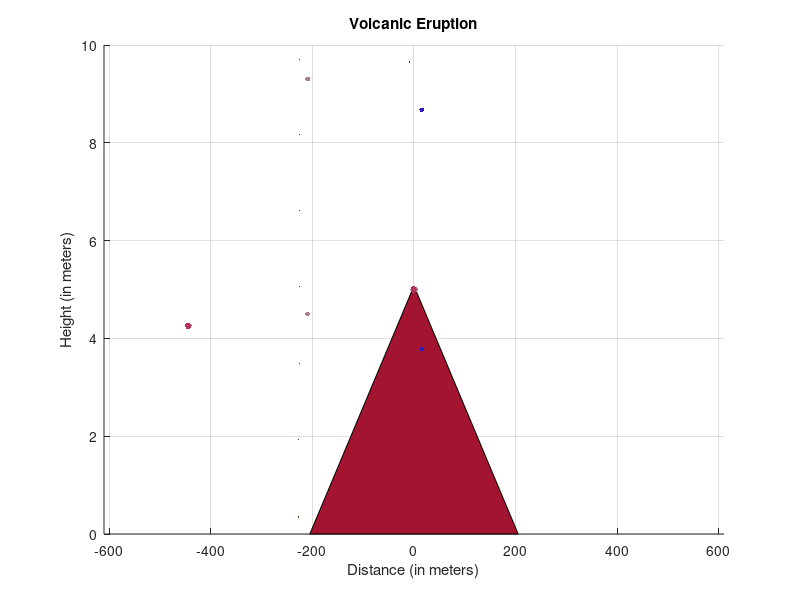

Write MATLAB code to recreate this figure.
%% Volcanic Eruption Simulation
% José Emilio Alvear Cantú

%% INITIALIZE VECTORS AND VARIABLES

% Clear figure 1
clf('reset')

% Gravity
g = 9.81;

% Ask for number of projectiles
projectile_count = input('\nHow many projectiles will there be? ');

% Ask for Volcano height
yo = input('\nWhat is the height of the volcano? (1000 meters recommended) ');

% Ask for the diamater of the crater
diameter = input('\nHow big is the diameter of the crater (100 meters recommended) ');

% Time
h = 0.08;
t = 0:h:50;
delay = zeros(projectile_count,1); %Initialize vector for the delay of each projectile

% Initialize vectors for magnitude and direction of each projectile
magnitude = zeros(projectile_count,1);
direction = zeros(projectile_count,1);

% Initialize vectors for the veolcity components
vx = zeros(projectile_count,length(t));
vy = zeros(projectile_count,length(t));

% Initialize vectors for positions
x = zeros(projectile_count,length(t));
y = zeros(projectile_count,length(t));

% Initialize vectors for masses, accelerations, and friction coefficients
b = zeros(projectile_count,1);
mass = zeros(projectile_count, 1);
axf = zeros(projectile_count,length(t));
ayf = zeros(projectile_count,length(t));

% Initialize vectos for the color of each projectile
color = zeros(projectile_count,3);

disp([' ']);

%% FILLING INITIAL VALUES OF THE VECTORS

for i = 1:projectile_count
    
    %Displays information of current projectile
    disp(['Tiro ' num2str((i))]);
    
    %Projectile magnitud
    magnitude(i) = randi([100 160]);
    disp(['Magnitude: ' num2str(magnitude(i))]);
    
    %Direction
    random_direction = randi([20 160]);
    disp(['Direction: ' num2str(random_direction)]);
    direction(i) = random_direction*pi/180; %convert to radians
    
    %Calculate initial velocities
    vx(i,1) = magnitude(i)*cos(direction(i)); %vo
    vy(i,1) = magnitude(i)*sin(direction(i));  %yo
    
    %Generate random initial position within the crater
    x(i,1) = randi([round(-diameter/2) round(diameter/2)]);  % xo
    disp(['Initial xo position: ' num2str(x(i,1))]);
    
    y(i,1) = yo;
    
    %Generate random mass and friction coefficient for each projectile
    b(i) = randi([1 5]);
    mass(i) = randi([10 60]);
    disp(['Mass: ' num2str(mass(i))]);
    disp(['Friction coefficient: ' num2str(b(i))]);
        
    % Generate random color for each projectile
    color(i,1) = rand(1,1);
    color(i,2) = rand(1,1);
    color(i,3) = rand(1,1);
    
    %Generate random delay for each projectile
    delay(i) =  randi(round(length(t)/2));
    
    disp([' ']);
    
end
pause(2)

%% DRAWING THE VOLCANO

hold on;

%Graph a poligon for the volcano shape
pgonx = [-(diameter+200) round(-diameter/2) round(diameter/2) diameter+200];
pgony = [0 yo yo 0];
patch(pgonx,pgony, [0.6350 0.0780 0.1840]);

%Prepare Figure 1
grid on 
title('Volcanic Eruption'); 
xlabel('Distance (in meters)'); 
ylabel('Height (in meters)');
axis([-(diameter+300)*2 (diameter+300)*2 0 yo*2])

%For each time jump
for i = 2:length(t)
    
    %Graph all particles from that time
    for j = 1:projectile_count
            
            %Calculate previous acceleration with euler method
            axf(j,i-1) = (-b(j)*vx(j, i-1))/mass(j);
            ayf(j,i-1) = -g-(b(j)*vy(j,i-1))/mass(j);
            
            %Calculate velocity with euler method
            vx(j,i) = vx(j,i-1) + axf(j,i-1)*h;
            vy(j,i) = vy(j,i-1) + ayf(j,i-1)*h;
        
            %Calculate the position of previous velocities
            x(j,i) = x(j,i-1) + vx(j,i-1)*h;
            y(j,i) = y(j,i-1) + vy(j,i-1)*h;

        % If current time is more than the delay
        % If height is more than zero
        if i > delay(j) && y(j,i-delay(j)) > -1
            
            %Graphs the particles
            plot(x(j,i-delay(j)), y(j,i-delay(j)),'.', 'color',color(j,1:3),'MarkerSize',round(mass(j)/4));
            
        end 
    end
    
    pause(0.000000000000000000001)
    
end
